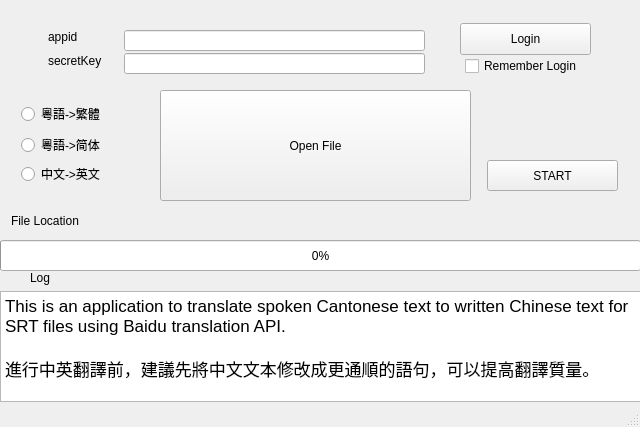
<?xml version="1.0" encoding="UTF-8"?>
<ui version="4.0">
 <class>MainWindow</class>
 <widget class="QMainWindow" name="MainWindow">
  <property name="geometry">
   <rect>
    <x>0</x>
    <y>0</y>
    <width>640</width>
    <height>427</height>
   </rect>
  </property>
  <property name="windowTitle">
   <string>Better Cantonese CC</string>
  </property>
  <property name="dockOptions">
   <set>QMainWindow::AllowTabbedDocks|QMainWindow::AnimatedDocks</set>
  </property>
  <widget class="QWidget" name="centralwidget">
   <widget class="QLabel" name="appid_label">
    <property name="geometry">
     <rect>
      <x>48</x>
      <y>29</y>
      <width>34</width>
      <height>16</height>
     </rect>
    </property>
    <property name="whatsThis">
     <string/>
    </property>
    <property name="text">
     <string>appid</string>
    </property>
   </widget>
   <widget class="QCheckBox" name="remember_checkBox">
    <property name="geometry">
     <rect>
      <x>465</x>
      <y>56</y>
      <width>161</width>
      <height>20</height>
     </rect>
    </property>
    <property name="text">
     <string>Remember Login</string>
    </property>
   </widget>
   <widget class="QLabel" name="secretkey_label">
    <property name="geometry">
     <rect>
      <x>48</x>
      <y>53</y>
      <width>61</width>
      <height>16</height>
     </rect>
    </property>
    <property name="whatsThis">
     <string/>
    </property>
    <property name="text">
     <string>secretKey</string>
    </property>
   </widget>
   <widget class="QPushButton" name="openfile_pushButton">
    <property name="geometry">
     <rect>
      <x>160</x>
      <y>90</y>
      <width>311</width>
      <height>111</height>
     </rect>
    </property>
    <property name="text">
     <string>Open File</string>
    </property>
   </widget>
   <widget class="QLabel" name="file_label">
    <property name="geometry">
     <rect>
      <x>11</x>
      <y>211</y>
      <width>81</width>
      <height>20</height>
     </rect>
    </property>
    <property name="text">
     <string>File Location</string>
    </property>
   </widget>
   <widget class="QLabel" name="filepath_label">
    <property name="geometry">
     <rect>
      <x>100</x>
      <y>211</y>
      <width>501</width>
      <height>20</height>
     </rect>
    </property>
    <property name="text">
     <string/>
    </property>
   </widget>
   <widget class="QProgressBar" name="trans_progressBar">
    <property name="geometry">
     <rect>
      <x>0</x>
      <y>240</y>
      <width>641</width>
      <height>31</height>
     </rect>
    </property>
    <property name="sizePolicy">
     <sizepolicy hsizetype="Expanding" vsizetype="Expanding">
      <horstretch>0</horstretch>
      <verstretch>0</verstretch>
     </sizepolicy>
    </property>
    <property name="value">
     <number>0</number>
    </property>
   </widget>
   <widget class="QTextBrowser" name="logging_textBrowser">
    <property name="geometry">
     <rect>
      <x>0</x>
      <y>291</y>
      <width>641</width>
      <height>111</height>
     </rect>
    </property>
    <property name="html">
     <string>&lt;!DOCTYPE HTML PUBLIC &quot;-//W3C//DTD HTML 4.0//EN&quot; &quot;http://www.w3.org/TR/REC-html40/strict.dtd&quot;&gt;
&lt;html&gt;&lt;head&gt;&lt;meta name=&quot;qrichtext&quot; content=&quot;1&quot; /&gt;&lt;style type=&quot;text/css&quot;&gt;
p, li { white-space: pre-wrap; }
&lt;/style&gt;&lt;/head&gt;&lt;body style=&quot; font-family:'.SF NS Text'; font-size:13pt; font-weight:400; font-style:normal;&quot;&gt;
&lt;p style=&quot; margin-top:0px; margin-bottom:0px; margin-left:0px; margin-right:0px; -qt-block-indent:0; text-indent:0px;&quot;&gt;This is an application to translate spoken Cantonese text to written Chinese text for SRT files using Baidu translation API.&lt;/p&gt;
&lt;p style=&quot;-qt-paragraph-type:empty; margin-top:0px; margin-bottom:0px; margin-left:0px; margin-right:0px; -qt-block-indent:0; text-indent:0px;&quot;&gt;&lt;br /&gt;&lt;/p&gt;
&lt;p style=&quot; margin-top:0px; margin-bottom:0px; margin-left:0px; margin-right:0px; -qt-block-indent:0; text-indent:0px;&quot;&gt;進行中英翻譯前，建議先將中文文本修改成更通順的語句，可以提高翻譯質量。&lt;/p&gt;&lt;/body&gt;&lt;/html&gt;</string>
    </property>
   </widget>
   <widget class="QLabel" name="logging_label">
    <property name="geometry">
     <rect>
      <x>30</x>
      <y>270</y>
      <width>41</width>
      <height>16</height>
     </rect>
    </property>
    <property name="text">
     <string>Log</string>
    </property>
   </widget>
   <widget class="QRadioButton" name="yue2cht_radioButton">
    <property name="geometry">
     <rect>
      <x>21</x>
      <y>104</y>
      <width>131</width>
      <height>20</height>
     </rect>
    </property>
    <property name="accessibleName">
     <string>yue-cht</string>
    </property>
    <property name="text">
     <string>粵語-&gt;繁體</string>
    </property>
   </widget>
   <widget class="QRadioButton" name="zh2en_radioButton">
    <property name="geometry">
     <rect>
      <x>21</x>
      <y>164</y>
      <width>121</width>
      <height>20</height>
     </rect>
    </property>
    <property name="accessibleName">
     <string>zh-en</string>
    </property>
    <property name="text">
     <string>中文-&gt;英文</string>
    </property>
   </widget>
   <widget class="QPushButton" name="start_pushButton">
    <property name="geometry">
     <rect>
      <x>487</x>
      <y>160</y>
      <width>131</width>
      <height>31</height>
     </rect>
    </property>
    <property name="text">
     <string>START</string>
    </property>
   </widget>
   <widget class="QPushButton" name="login_pushButton">
    <property name="geometry">
     <rect>
      <x>460</x>
      <y>23</y>
      <width>131</width>
      <height>32</height>
     </rect>
    </property>
    <property name="text">
     <string>Login</string>
    </property>
   </widget>
   <widget class="QLineEdit" name="secretkey_lineEdit">
    <property name="geometry">
     <rect>
      <x>124</x>
      <y>53</y>
      <width>301</width>
      <height>21</height>
     </rect>
    </property>
   </widget>
   <widget class="QLineEdit" name="appid_lineEdit">
    <property name="geometry">
     <rect>
      <x>124</x>
      <y>30</y>
      <width>301</width>
      <height>21</height>
     </rect>
    </property>
   </widget>
   <widget class="QRadioButton" name="yue2zh_radioButton">
    <property name="geometry">
     <rect>
      <x>21</x>
      <y>135</y>
      <width>131</width>
      <height>20</height>
     </rect>
    </property>
    <property name="accessibleName">
     <string>yue-zh</string>
    </property>
    <property name="text">
     <string>粵語-&gt;简体</string>
    </property>
   </widget>
   <widget class="QLabel" name="progress_label">
    <property name="geometry">
     <rect>
      <x>444</x>
      <y>268</y>
      <width>191</width>
      <height>20</height>
     </rect>
    </property>
    <property name="text">
     <string/>
    </property>
    <property name="alignment">
     <set>Qt::AlignRight|Qt::AlignTrailing|Qt::AlignVCenter</set>
    </property>
   </widget>
  </widget>
  <widget class="QMenuBar" name="menubar">
   <property name="geometry">
    <rect>
     <x>0</x>
     <y>0</y>
     <width>640</width>
     <height>22</height>
    </rect>
   </property>
  </widget>
  <widget class="QStatusBar" name="statusbar">
   <property name="enabled">
    <bool>true</bool>
   </property>
  </widget>
 </widget>
 <resources/>
 <connections/>
</ui>
